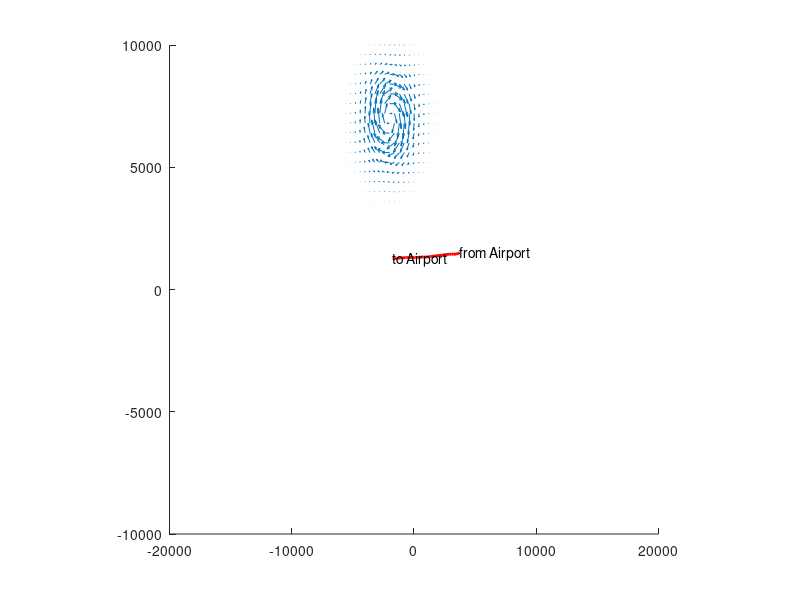

This figure's MATLAB source:
x =[3750,1500;3437.5,1445.31;3203.12,1445.31;3046.88,1445.31;2910.16,1445.31;2597.66,1425.78;2285.16,1406.25;1972.66,1386.72;1660.16,1367.19;1347.66,1347.66;1035.16,1328.12;917.969,1328.12;800.781,1328.12;683.594,1328.12;566.406,1328.12;253.906,1308.59;136.719,1308.59;19.5312,1308.59;-97.6562,1308.59;-214.844,1308.59;-332.031,1308.59;-449.219,1308.59;-566.406,1308.59;-585.938,1308.59;-703.125,1308.59;-1015.62,1289.06;-1132.81,1289.06;-1445.31,1269.53;-1750,1250;-1750,1250];
hold on 
plot(x(:,1),x(:,2),'r','LineWidth',2)
 axis([-20000 20000 -10000 10000])
 text(x(1,1),x(1,2),'from Airport')
 text(x(end,1),x(end,2),'to Airport')
[x,y] = meshgrid(-20000:400:20000,-10000:400:10000);
zx = -2000;zy = 7000;z2x = 8000;z2y = -6000;
u = ((y-zy).*exp(-((x-zx).^2 + (y-zy).^2)/2000000.0))/2;
v = ((zx-x).*exp(-((x-zx).^2 + (y-zy).^2)/2000000.0))/2; 
quiver(x,y,u,v,1.2) 
axis square
print figure.jpg
hold off; 
